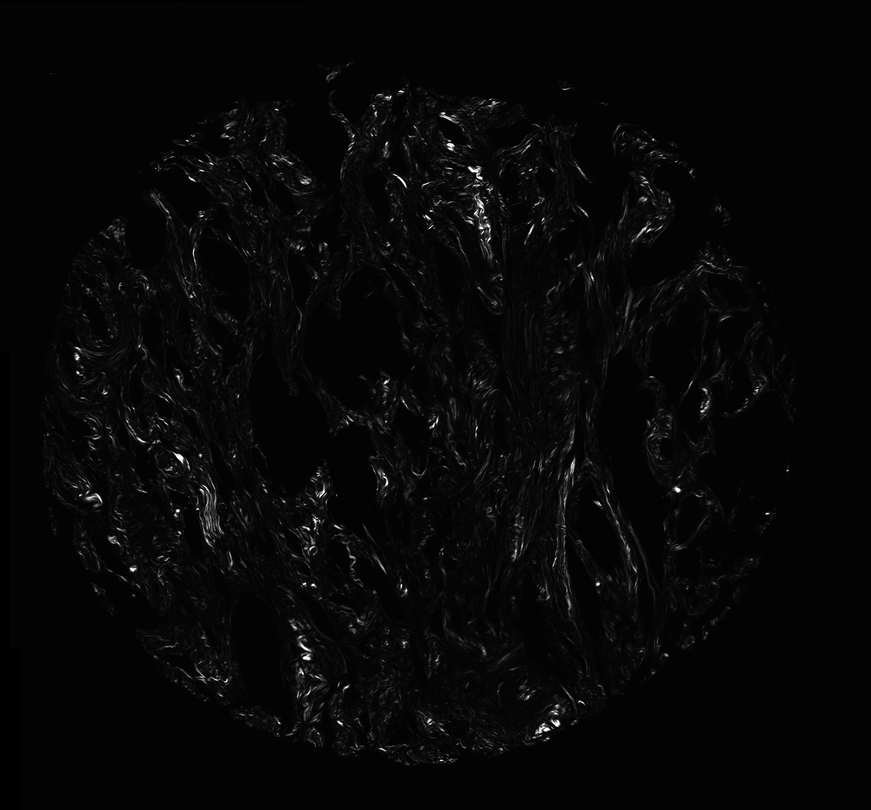
#> input picture mp.png, 871 x 810 px, shrunk from 2542 x 2362 before the run
$ jupyter execute 'png time.ipynb'   (shell and % lines are left out)   (older library calls are emulated)
#> lines starting #> are read from the running program, lines starting #| are printed output that depends on the picture
[cell 1]
from imageio import imsave as ii_save
from scipy.misc import imsave as sm_save
from matplotlib.pylab import imsave as mp_save
from skimage.io import imsave as ski_save
from scipy.misc import imread
img = imread('mp.png')
#> img is the input picture: shape (810, 871); min 0, max 255, mean 6.9

[cell 2]
print('imageio')
ii_save('tmp.png', img)

print('scipy')
sm_save('tmp.png', img)

print('scikit-image')
ski_save('tmp.png', img)

print('matplotlib')
mp_save('tmp.png', img)
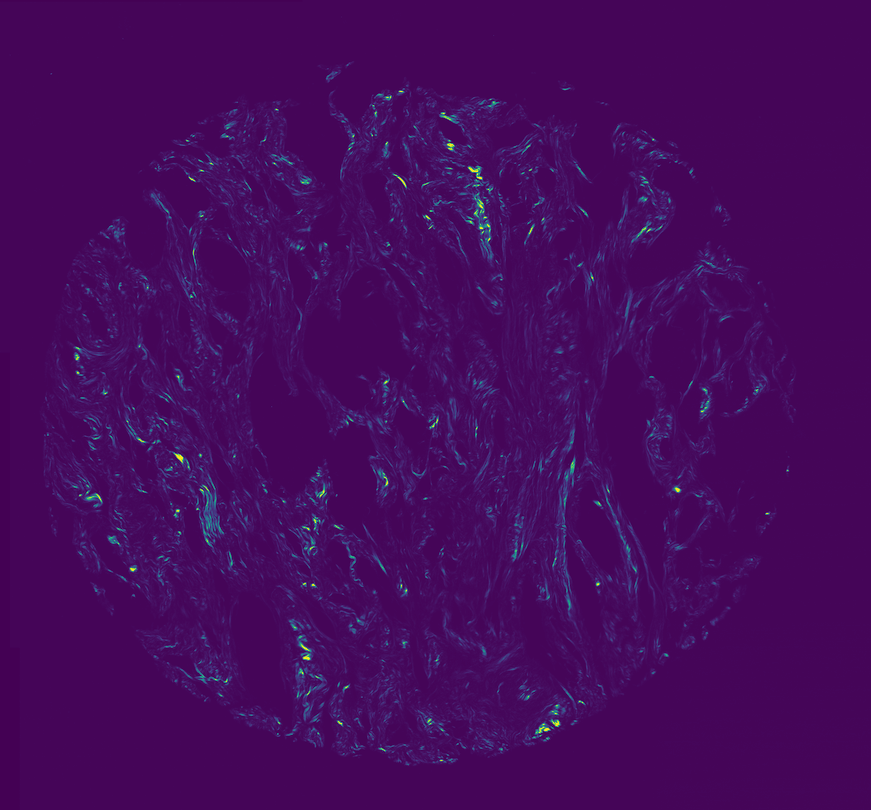
#> saved as tmp.png: shape (810, 871, 3); mean R, G, B 69.3, 10.2, 92.2
